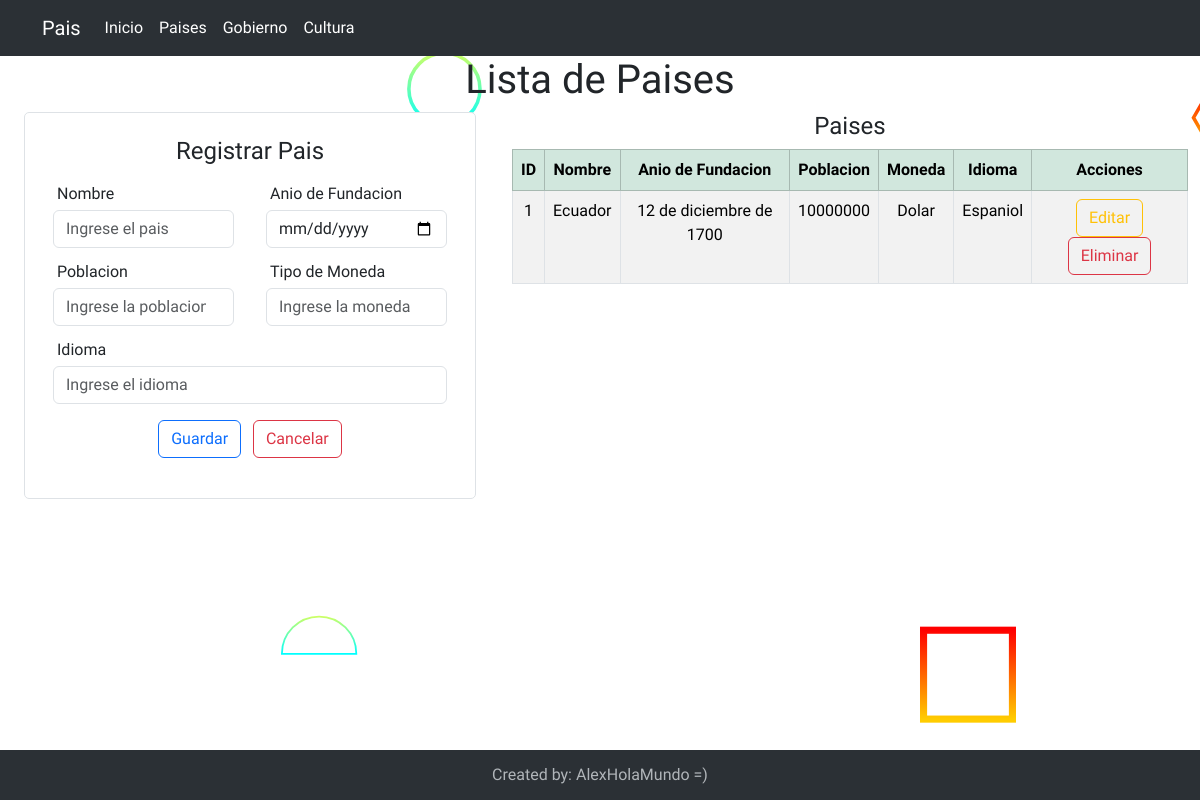
The app's page /pais/, older data.
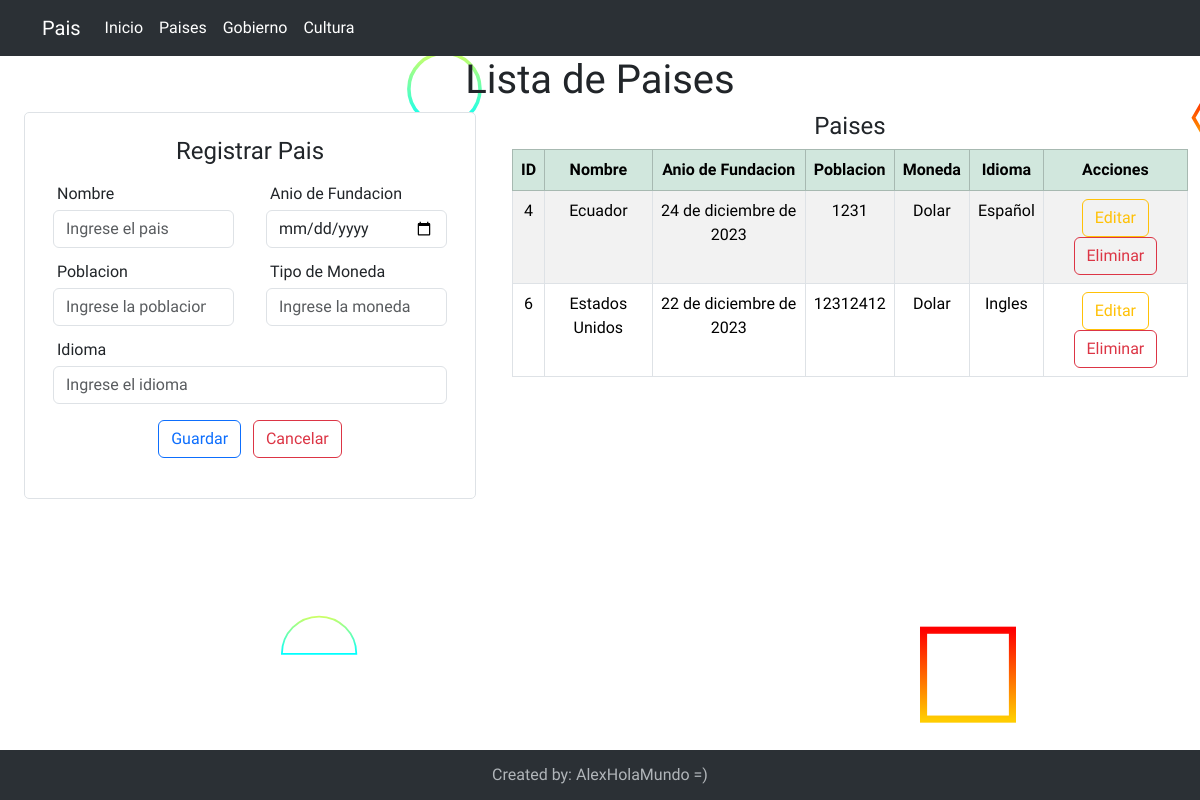
The same page, newer data.
### Aplicaciones/Evaluacion/models.py (models this page shows, shortened)
class Pais (models.Model):
    id = models.AutoField(primary_key=True, verbose_name='Id del Pais')
    nombre = models.CharField(max_length=50, verbose_name='Nombre del Pais')
    anio_fundacion = models.DateField(verbose_name='Año de Fundación')
    poblacion = models.IntegerField(verbose_name='Población')
    moneda = models.CharField(max_length=50, verbose_name='Moneda')
    idioma = models.CharField(max_length=50, verbose_name='Idioma')

### Aplicaciones/Evaluacion/views.py (the view)
# urls.py: path('pais/',views.pais, name='pais'),
def pais(request):
    paisesBdd=Pais.objects.all()
    return render (request, 'paises.html', {'paises': paisesBdd})

### Aplicaciones/Evaluacion/templates/paises.html (shortened to what this page needs)
{% extends "./plantilla.html" %}{% block contenido %}
<h1 class="text-center">Lista de Paises</h1>
<div class="row m-0">
  <div class="col-md-5">
    <div class="container w-100">
      <form class="border p-4" action="/guardarPais/" method="post">
        <h4 class="text-center">Registrar Pais</h4>
        <div class="row">
          <div class="col-md-6">
            <div class="m-1">
              <label for="" class="form-label m-1">Nombre</label>
              <input
                type="text"
                required
                class="form-control"
                placeholder="Ingrese el pais"
                value=""
                name="nombre"
                id="nombre"
              />
            </div>
          </div>
          <div class="col-md-6">
            <div class="m-1">
              <label for="" class="form-label m-1">Anio de Fundacion</label>
              <input
                type="date"
                required
                class="form-control"
                placeholder="Ingrese el año"
                value=""
                name="anio_fundacion"
                id="anio_fundacion"
              />
            </div>
          </div>
        </div>
        <div class="row">
          <div class="col-md-6">
            <div class="m-1">
              <label for="" class="form-label m-1">Poblacion</label>
              <input
                type="number"
                required
                class="form-control"
                placeholder="Ingrese la poblacion"
                value=""
                name="poblacion"
                id="poblacion"
              />
            </div>
          </div>
          <div class="col-md-6">
            <div class="m-1">
              <label for="" class="form-label m-1">Tipo de Moneda</label>
              <input
                type="text"
                required
                class="form-control"
                placeholder="Ingrese la moneda"
                value=""
                name="moneda"
                id="moneda"
              />
            </div>
          </div>
        </div>
        <div class="m-1">
          <label for="" class="form-label m-1">Idioma</label>
          <input
            type="text"
            required
            class="form-control"
            placeholder="Ingrese el idioma"
            value=""
            name="idioma"
            id="idioma"
          />
        </div>
        <center class="m-3">
          <button type="submit" name="button" class="btn btn-outline-primary">
            Guardar</button
          >&nbsp;&nbsp;
          <button type="reset" name="button" class="btn btn-outline-danger">
            Cancelar
          </button>
        </center>
      </form>
    </div>
  </div>
  <div class="col-md-7">
    <h4 class="text-center">Paises</h4>
    <table class="table table-striped table-hover table-bordered">
      <thead>
        <tr class="table-success">
          <th class="text-center">ID</th>
          <th class="text-center">Nombre</th>
          <th class="text-center">Anio de Fundacion</th>
          <th class="text-center">Poblacion</th>
          <th class="text-center">Moneda</th>
          <th class="text-center">Idioma</th>
          <th class="text-center">Acciones</th>
        </tr>
      </thead>
      <tbody>
        {% for pais in paises %}
        <tr>
          <td class="text-center">{{ pais.id }}</td>
          <td class="text-center">{{ pais.nombre }}</td>
          <td class="text-center">{{ pais.anio_fundacion }}</td>
          <td class="text-center">{{ pais.poblacion }}</td>
          <td class="text-center">{{ pais.moneda }}</td>
          <td class="text-center">{{ pais.idioma }}</td>
          <td class="text-center">
            <a href="" class="btn btn-outline-warning">Editar</a>
            <a href="/eliminarPais/{{pais.id}}" class="btn btn-outline-danger"
              >Eliminar</a
            >
          </td>
        </tr>
        {% endfor %}
      </tbody>
    </table>
  </div>
  {% endblock contenido %}

### Aplicaciones/Evaluacion/templates/plantilla.html (shortened to what this page needs)
<!DOCTYPE html>
<html lang="es">
  <head>
    <link
      href="https://cdn.jsdelivr.net/npm/bootstrap@5.3.2/dist/css/bootstrap.min.css"
      rel="stylesheet"
    />
  </head>
  <body>
    <nav class="navbar navbar-expand-lg bg-body-tertiary" data-bs-theme="dark">
      <div class="container">
        <a class="navbar-brand" href="{% url "home" %}">Pais</a>
        <div class="collapse navbar-collapse" id="navbarSupportedContent">
          <ul class="navbar-nav me-auto mb-2 mb-lg-0">
            <li class="nav-item">
              <a
                class="nav-link active"
                aria-current="page"
                href="{% url 'home' %}"
                >Inicio</a
              >
            </li>
            <li class="nav-item">
              <a class="nav-link active" aria-current="page" href="{% url "pais" %}">Paises</a>
            </li>
            <li class="nav-item">
              <a class="nav-link active" aria-current="page" href="{% url "gobierno" %}"
                >Gobierno</a
              >
            </li>
            <li class="nav-item">
              <a class="nav-link active" aria-current="page" href="{% url "cultura" %}"
                >Cultura</a
              >
            </li>
          </ul>
        </div>
      </div>
    </nav>
    {% block contenido %}{% endblock %}
    <footer>
      <div class="bg-body-tertiary mt-4 fixed-bottom" data-bs-theme="dark" style="height:50px; display:flex; justify-content:center; align-items:center">
        <div class="row">
          <div class="col-md-12">
            <center>
              <p class="text-muted m-0 p-0">
                Created by: AlexHolaMundo =)
              </p>
            </center>
          </div>
        </div>
      </div>
    </footer>
  </body>
</html>

### Aplicaciones/Evaluacion/templates/plantilla.html (style rules this page uses)
body { background-color: #ffffff; background-attachment: fixed; background-size: cover; font-family: 'Signika Negative', sans-serif; }
form { background-color: #ffffff; border-radius: 5px; }

Row changes from the older to the newer data that the page shows:
removed Pais: id "1", nombre "Ecuador", anio_fundacion "12 de diciembre de 1700", poblacion "10000000", moneda "Dolar", idioma "Espaniol"
added Pais: id "4", nombre "Ecuador", anio_fundacion "24 de diciembre de 2023", poblacion "1231", moneda "Dolar", idioma "Español"
added Pais: id "6", nombre "Estados Unidos", anio_fundacion "22 de diciembre de 2023", poblacion "12312412", moneda "Dolar", idioma "Ingles"
